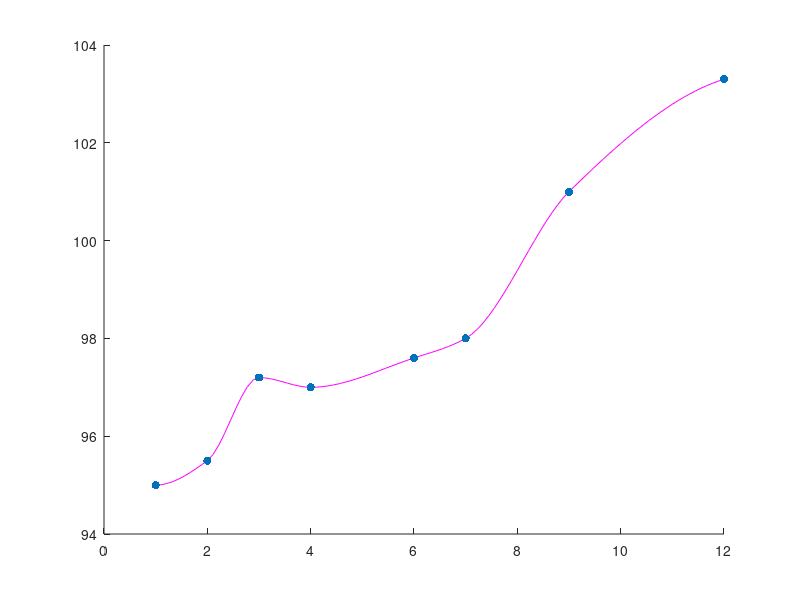

MATLAB code for this plot: (Note: this script raises an error after producing the figure.)
% Ejercicio 3-TP2 

% Borramos las variables previas y la ventana de comandos
clc
clear
close all

% a) Condiciones adicionales para la interpolación cúbica
% Para que la interpolación cúbica (o la interpolación con 
% arcos de parábola) esté bien definida, se deben agregar condiciones 
% adicionales además de que el polinomio pase por los puntos de datos. 
% Estas condiciones pueden incluir:
% 
% Condiciones de continuidad: Asegurar que la función interpolante
% sea continua en todos los puntos de datos.
% 
% Condiciones de derivabilidad: Asegurar que la primera derivada 
% de la función interpolante sea continua en los puntos de datos. 
% Esto significa que las pendientes de los segmentos de 
% interpolación deben coincidir en los nodos.
% 
% Condiciones de frontera: Se pueden imponer condiciones
% en los extremos del intervalo, como la derivada en el 
% primer o último punto, o simplemente suponer que la 
% derivada es cero (condición de "clamped").
% 
% b) Resumen de las funciones pchip y ppval
% pchip: Esta función realiza la interpolación cúbica
% preservando la forma de los datos. Los argumentos son:
% 
% x: Un vector que contiene las abscisas de los puntos de datos.
% y: Un vector que contiene las ordenadas de los puntos de datos.
% El resultado es una estructura que representa el polinomio
% por tramos cúbico, que se puede usar para evaluar la 
% interpolación en puntos intermedios.
% ppval: Esta función evalúa el polinomio por tramos cúbico que 
% se ha creado con pchip. Los argumentos son:
% 
% pp: La estructura de polinomio por tramos que se obtiene de pchip.
% xq: Un vector de puntos en los que se desea evaluar el polinomio.
% El resultado es un vector que contiene los valores del polinomio evaluado en los puntos xq.


% Datos del peso
meses = [1, 2, 3, 4, 6, 7, 9, 12]; % Meses
pesos = [95, 95.5, 97.2, 97, 97.6, 98, 101, 103.3]; % Pesos

% Generamos un rango de valores para graficar
x_eval = linspace(min(meses), max(meses), 100);

% Interpolación con pchip
pp      = pchip(meses, pesos); % Crear el polinomio por tramos cúbico
y_pchip = ppval(pp, x_eval);   % Evaluar el polinomio en los puntos x_eval

% Graficar los resultados
figure;
hold on;
plot(x_eval, y_pchip, 'm-', 'DisplayName', 'Interpolación PCHIP');
scatter(meses, pesos, 'ro', 'filled', 'DisplayName', 'Datos de pesos');

% Graficar el polinomio de Lagrange
L_eval_pesos = evalLagrange(meses, pesos, x_eval);
plot(x_eval, L_eval_pesos, 'b-', 'DisplayName', 'Polinomio de Lagrange');

% Graficar el polinomio de Polyfit
coef_polyfit_pesos = polyfit(meses, pesos, length(meses) - 1);
y_polyfit_pesos    = polyval(coef_polyfit_pesos, x_eval);
plot(x_eval, y_polyfit_pesos, 'g--', 'DisplayName', 'Polinomio de Polyfit');

% Configuración de la gráfica
title('Comparación de Métodos de Interpolación');
xlabel('Meses');
ylabel('Peso (kg)');
legend;
grid on;
hold off;

function L_eval = evalLagrange(x, y, x_eval)
    L_eval = lagrange(x, y, x_eval);
end

function L = lagrange(x, y, x_eval)
    n = length(x);
    L = zeros(size(x_eval));
    
    for j = 1:n
        % Calculamos el polinomio de Lagrange para cada punto
        L_j = ones(size(x_eval));
        for i = [1:j-1, j+1:n]
            L_j = L_j .* (x_eval - x(i)) / (x(j) - x(i));
        end
        L = L + y(j) * L_j; % Suma de los polinomios de Lagrange
    end
end